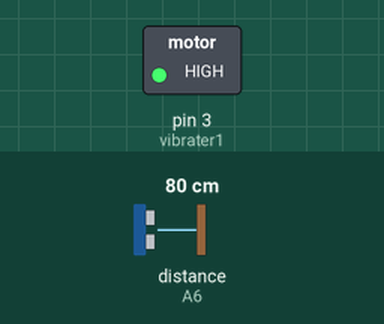
Bench run of a sketch on a simulated Arduino Nano, built with avr-gcc and run on an emulated ATmega328P. Parts: switched loads named in the sketch (green lamp = pin HIGH). The inputs (shaded band) are chosen by the test bench; at power-on: distance to the obstacle (sensor on A6) 80 cm. What the sketch prints to the serial monitor is not drawn.

Above: at 0.2 s.
Timing chart, 0 to 1.7 s (numbered marks = the images above):
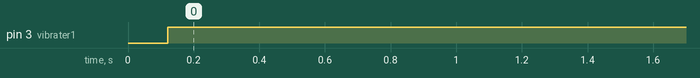

Measured:
- by itself, pin 3 (vibrater1): LOW → HIGH at 0.12 s

The sketch:

sketch_sep15a.ino
```cpp
#include <SharpIR.h>
// Define model and input pin:
#define IRPin A6
#define model 20150
// Create variable to store the distance:
int distance_cm;
int vibrater1 = 3;
/* Model :
  GP2Y0A02YK0F --> 20150
  GP2Y0A21YK0F --> 1080
  GP2Y0A710K0F --> 100500
  GP2YA41SK0F --> 430
*/
// Create a new instance of the SharpIR class:
SharpIR mySensor = SharpIR(IRPin, model);
void setup() {
  // Begin serial communication at a baudrate of 9600:
  Serial.begin(9600);
  pinMode(vibrater1,OUTPUT);
}
void loop() {
  // Get a distance measurement and store it as distance_cm:
  distance_cm = mySensor.getDistance();
  // Print the measured distance to the serial monitor:
  Serial.print("distance ");
  Serial.print(distance_cm);
  Serial.println(" cm");
  delay(100);
   if(distance_cm<100)
  {
  digitalWrite(vibrater1,HIGH);
  delay(1);
  }// wait for a second
  else
  {
  digitalWrite(vibrater1,LOW);
  delay(1000);
  }// wait for a second
}
```
